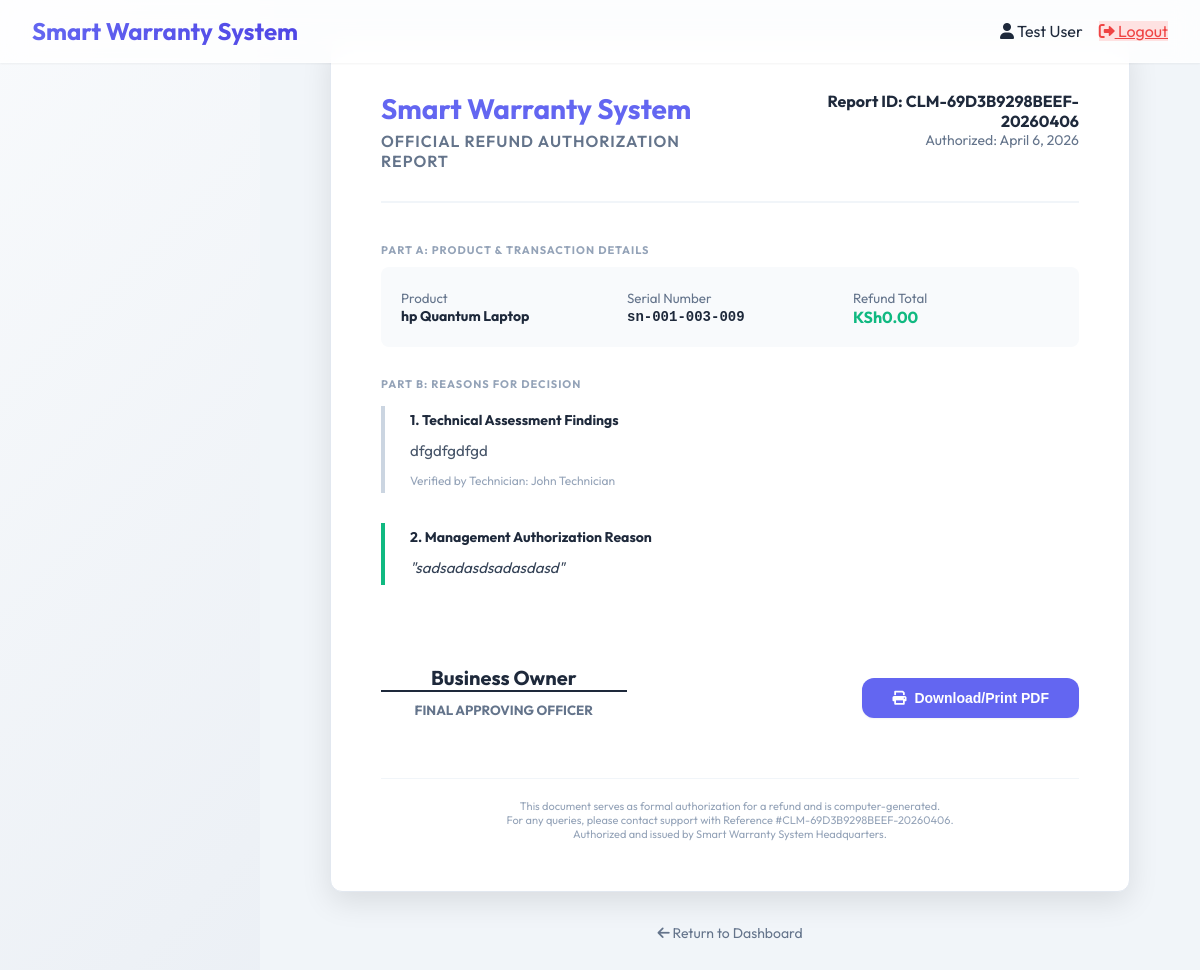
/client/view_resolution_statement.php?id=11 (signed in), run on the app's committed database.
### tables this page shows
CREATE TABLE `claims` (
  `id` int(11) NOT NULL,
  `claim_number` varchar(50) NOT NULL,
  `warranty_id` int(11) NOT NULL,
  `user_id` int(11) NOT NULL,
  `assigned_technician_id` int(11) DEFAULT NULL,
  `issue_description` text NOT NULL,
  `issue_category` varchar(50) NOT NULL,
  `priority` enum('low','medium','high','urgent') NOT NULL DEFAULT 'medium',
  `status` enum('pending','under_review','approved','rejected','in_progress','completed','replaced','pending_refund','refund_denied') NOT NULL DEFAULT 'pending',
  `created_at` timestamp NOT NULL DEFAULT current_timestamp(),
  `updated_at` timestamp NOT NULL DEFAULT current_timestamp() ON UPDATE current_timestamp()
);

CREATE TABLE `claim_resolution` (
  `id` int(11) NOT NULL,
  `claim_id` int(11) NOT NULL,
  `repaired_by` int(11) NOT NULL,
  `resolution_type` enum('repair','replacement','refund','reject') NOT NULL,
  `refund_amount` decimal(10,2) DEFAULT 0.00,
  `is_authorized` tinyint(1) DEFAULT 0,
  `resolution_notes` text DEFAULT NULL,
  `resolved_at` timestamp NOT NULL DEFAULT current_timestamp(),
  `notes` text DEFAULT NULL
);

CREATE TABLE `products` (
  `id` int(11) NOT NULL,
  `product_name` varchar(100) NOT NULL,
  `model_number` varchar(50) NOT NULL,
  `brand` varchar(50) NOT NULL,
  `price` decimal(10,2) DEFAULT 0.00,
  `warranty_period_months` int(11) NOT NULL,
  `warranty_terms` text DEFAULT NULL,
  `created_at` timestamp NOT NULL DEFAULT current_timestamp()
);

CREATE TABLE `warranty_registrations` (
  `id` int(11) NOT NULL,
  `warranty_number` varchar(50) NOT NULL,
  `user_id` int(11) NOT NULL,
  `product_id` int(11) NOT NULL,
  `serial_number` varchar(100) NOT NULL,
  `purchase_date` date NOT NULL,
  `purchase_price` decimal(10,2) DEFAULT 0.00,
  `quantity` int(11) DEFAULT 1,
  `warranty_start_date` date NOT NULL,
  `warranty_end_date` date NOT NULL,
  `purchase_receipt` varchar(255) DEFAULT NULL,
  `status` enum('active','expired','voided') NOT NULL DEFAULT 'active',
  `created_at` timestamp NOT NULL DEFAULT current_timestamp()
);

CREATE TABLE `claim_verification` (
  `id` int(11) NOT NULL,
  `claim_id` int(11) NOT NULL,
  `technician_id` int(11) NOT NULL,
  `findings` text NOT NULL,
  `is_valid` tinyint(1) NOT NULL DEFAULT 0,
  `recommended_action` enum('repair','replace','refund','reject') NOT NULL,
  `verification_notes` text DEFAULT NULL,
  `verified_at` timestamp NOT NULL DEFAULT current_timestamp(),
  `verification_date` timestamp NOT NULL DEFAULT current_timestamp()
);

CREATE TABLE `users` (
  `id` int(11) NOT NULL,
  `username` varchar(50) NOT NULL,
  `password` varchar(255) NOT NULL,
  `email` varchar(100) NOT NULL,
  `full_name` varchar(100) NOT NULL,
  `phone` varchar(20) DEFAULT NULL,
  `address` text DEFAULT NULL,
  `user_type` enum('client','technician','admin','owner') NOT NULL DEFAULT 'client',
  `status` enum('active','inactive') NOT NULL DEFAULT 'active',
  `last_login` datetime DEFAULT NULL,
  `created_at` timestamp NOT NULL DEFAULT current_timestamp()
);

### client/view_resolution_statement.php (the view, shortened to what this page needs)
<?php
require_once '../config.php';
$claim_id = (int)$_GET['id'];
$user_id = (int)$_SESSION['user_id'];
$stmt = $pdo->prepare("
    SELECT c.*, p.product_name, p.model_number, p.brand, wr.serial_number, wr.warranty_number,
           cv.findings as tech_findings, cv.verified_at, t.full_name as tech_name,
           cr.resolution_type, cr.refund_amount, cr.resolution_notes, cr.resolved_at, o.full_name as owner_name
    FROM claims c
    JOIN warranty_registrations wr ON c.warranty_id = wr.id
    JOIN products p ON wr.product_id = p.id
    JOIN claim_verification cv ON c.id = cv.claim_id
    JOIN users t ON cv.technician_id = t.id
    LEFT JOIN claim_resolution cr ON c.id = cr.claim_id
    LEFT JOIN users o ON cr.repaired_by = o.id
    WHERE c.id = ? AND c.user_id = ?
");
$stmt->execute([$claim_id, $user_id]);
$data = $stmt->fetch();
require_once '../includes/header.php';
?>
<div class="main-content" style="background: #f1f5f9; min-height: 100vh; padding: 40px 20px;">
    <div style="max-width: 800px; margin: 0 auto; background: #fff; padding: 50px; border-radius: 12px; box-shadow: 0 10px 30px rgba(0,0,0,0.1); border: 1px solid #e2e8f0;">
        <div style="display: flex; justify-content: space-between; align-items: flex-start; border-bottom: 2px solid #f1f5f9; padding-bottom: 30px; margin-bottom: 40px;">
            <div>
                <h1 style="margin: 0; color: var(--primary); font-size: 28px;"><?php echo SITE_NAME; ?></h1>
                <p style="color: #64748b; margin-top: 5px; font-weight: 600; text-transform: uppercase; letter-spacing: 1px;">Official Refund Authorization Report</p>
            </div>
            <div style="text-align: right;">
                <div style="font-weight: bold; color: #1e293b;">Report ID: <?php echo htmlspecialchars($data['claim_number']); ?></div>
                <div style="color: #64748b; font-size: 14px;">Authorized: <?php echo date('F j, Y', strtotime($data['resolved_at'] ?? $data['updated_at'])); ?></div>
            </div>
        </div>
        <div style="margin-bottom: 30px;">
            <h4 style="text-transform: uppercase; letter-spacing: 1px; color: #94a3b8; font-size: 11px; margin-bottom: 10px;">Part A: Product & Transaction Details</h4>
            <div style="display: grid; grid-template-columns: repeat(3, 1fr); gap: 20px; background: #f8fafc; padding: 20px; border-radius: 8px;">
                <div>
                    <small style="color: #64748b;">Product</small>
                    <div style="font-weight: bold; font-size: 14px;"><?php echo htmlspecialchars($data['brand'] . ' ' . $data['product_name']); ?></div>
                </div>
                <div>
                    <small style="color: #64748b;">Serial Number</small>
                    <div style="font-weight: bold; font-size: 14px;"><code><?php echo htmlspecialchars($data['serial_number']); ?></code></div>
                </div>
                <div>
                    <small style="color: #64748b;">Refund Total</small>
                    <div style="font-weight: bold; font-size: 16px; color: var(--success);"><?php echo CURRENCY; ?><?php echo number_format($data['refund_amount'], 2); ?></div>
                </div>
            </div>
        </div>
        <div style="margin-bottom: 40px;">
            <h4 style="text-transform: uppercase; letter-spacing: 1px; color: #94a3b8; font-size: 11px; margin-bottom: 10px;">Part B: Reasons for Decision</h4>
            <div style="margin-top: 15px; border-left: 4px solid #cbd5e1; padding: 5px 0 5px 25px;">
                <h5 style="margin: 0; color: #1e293b; font-size: 14px;">1. Technical Assessment Findings</h5>
                <p style="color: #475569; line-height: 1.6; margin-top: 10px; font-size: 15px;"><?php echo nl2br(htmlspecialchars($data['tech_findings'])); ?></p>
                <div style="margin-top: 10px; font-size: 12px; color: #94a3b8;">
                    Verified by Technician: <?php echo htmlspecialchars($data['tech_name']); ?>
                </div>
            </div>
            <div style="margin-top: 30px; border-left: 4px solid var(--success); padding: 5px 0 5px 25px;">
                <h5 style="margin: 0; color: #1e293b; font-size: 14px;">2. Management Authorization Reason</h5>
                <p style="color: #334155; line-height: 1.6; margin-top: 10px; font-size: 15px; font-style: italic;">
                    "<?php echo nl2br(htmlspecialchars($data['resolution_notes'] ?? 'This refund has been authorized following a complete technical review and verification of product eligibility.')); ?>"
                </p>
            </div>
        </div>
        <div style="margin-top: 80px; display: flex; justify-content: space-between; align-items: flex-end;">
            <div style="text-align: center;">
                <div style="font-family: 'Outfit', sans-serif; font-weight: 700; font-size: 20px; color: #1e293b; border-bottom: 2px solid #1e293b; padding: 0 50px;"><?php echo htmlspecialchars($data['owner_name'] ?? 'Executive Authorization'); ?></div>
                <small style="color: #64748b; display: block; margin-top: 10px; font-weight: bold; text-transform: uppercase;">Final Approving Officer</small>
            </div>
            <div style="text-align: right;">
                <button onclick="window.print()" class="btn" style="background: var(--primary); padding: 12px 30px;">
                    <i class="fas fa-print"></i> Download/Print PDF
                </button>
            </div>
        </div>
        <div style="margin-top: 60px; padding-top: 20px; border-top: 1px solid #f1f5f9; text-align: center; color: #94a3b8; font-size: 11px;">
            This document serves as formal authorization for a refund and is computer-generated.<br>
            For any queries, please contact support with Reference #<?php echo $data['claim_number']; ?>.<br>
            Authorized and issued by <?php echo SITE_NAME; ?> Headquarters.
        </div>
    </div>
    <div style="text-align: center; margin-top: 30px;">
        <a href="dashboard.php" style="color: #64748b; text-decoration: none; font-size: 14px;">
            <i class="fas fa-arrow-left"></i> Return to Dashboard
        </a>
    </div>
</div>
<?php require_once '../includes/footer.php'; ?>

### assets/css/style.css (style rules this page uses)
* { margin: 0; padding: 0; box-sizing: border-box; }
:root { --primary: #6366f1; --primary-dark: #4f46e5; --secondary: #64748b; --success: #10b981; --warning: #f59e0b; --danger: #ef4444; --info: #0ea5e9; --bg-main: #f8fafc; --bg-card: rgba(255, 255, 255, 0.9); --text-main: #1e293b; --text-muted: #64748b; --shadow-sm: 0 1px 2px 0 rgb(0 0 0 / 0.05); --shadow: 0 4px 6px -1px rgb(0 0 0 / 0.1), 0 2px 4px -2px rgb(0 0 0 / 0.1); --shadow-lg: 0 10px 15px -3px rgb(0 0 0 / 0.1), 0 4px 6px -4px rgb(0 0 0 / 0.1); --radius: 12px; }
body { font-family: 'Outfit', sans-serif; background: linear-gradient(135deg, #f8fafc 0%, #e2e8f0 100%); color: var(--text-main); min-height: 100vh; }
.main-content { margin-left: 260px; padding: 100px 2.5rem 3rem; min-height: 100vh; width: calc(100% - 260px); }
.btn { display: inline-flex; align-items: center; gap: 0.5rem; padding: 0.625rem 1.25rem; font-weight: 600; border-radius: var(--radius); cursor: pointer; text-decoration: none; border: none; font-size: 0.875rem; background: var(--primary); color: white; box-shadow: 0 1px 2px rgba(0, 0, 0, 0.05); }

### data on the page
claims: claim_number "CLM-69D3B9298BEEF-20260406", claim_resolution.resolved_at "April 6, 2026", products.brand+product_name "hp Quantum Laptop", warranty.serial_number "sn-001-003-009", claim_resolution.refund_amount "0.00", claim_verification.findings "dfgdfgdfgd", assigned_technician.full_name "John Technician", claim_resolution.resolution_notes "sadsadasdsadasdasd", users.full_name "Business Owner"

### other printed values
$site_name "Smart Warranty System"
$_SESSION['full_name'] "Test User"
SITE_NAME "Smart Warranty System"
CURRENCY "KSh"
